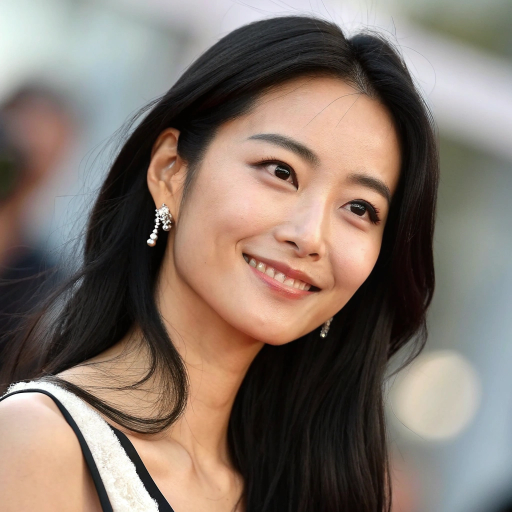
#> input picture face_1.jpg, 1024 x 1024 px (shown at 1/2 size)
$ python test5.py
#> lines starting #> are read from the running program, lines starting #| are printed output that depends on the picture; after the words box and inside, x2 and y2 are one past the last pixel; in counts of white or black regions, pixels touching at a corner belong together
import cv2

img = cv2.imread("face_1.jpg")
#> img is the input picture: shape (1024, 1024, 3); mean B, G, R 106.4, 116.4, 130.5

gray = cv2.cvtColor(img, cv2.COLOR_BGR2GRAY)
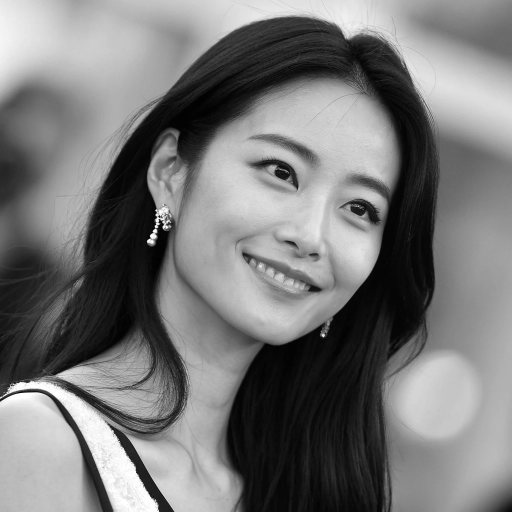
#> gray: shape (1024, 1024) (shown at 1/2 size); min 0, max 255, mean 119.5

edge = cv2.Canny(gray, 100, 200)
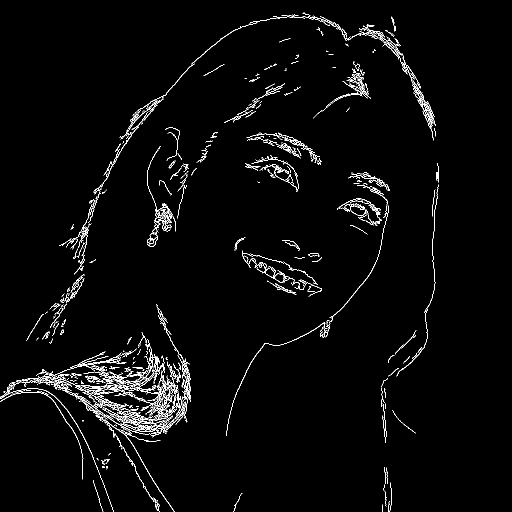
#> edge: shape (1024, 1024) (shown at 1/2 size); 2.4% white in thin lines or dots, all inside (x1, y1, x2, y2) = (0, 25, 878, 1024)

a= cv2.resize(edge, (400, 400))
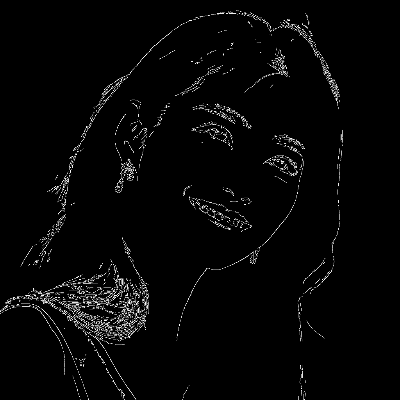
#> a: shape (400, 400); min 0, max 255, mean 6.1

cv2.imshow("My Image", a)

cv2.waitKey(0)

cv2.destroyAllWindows()
